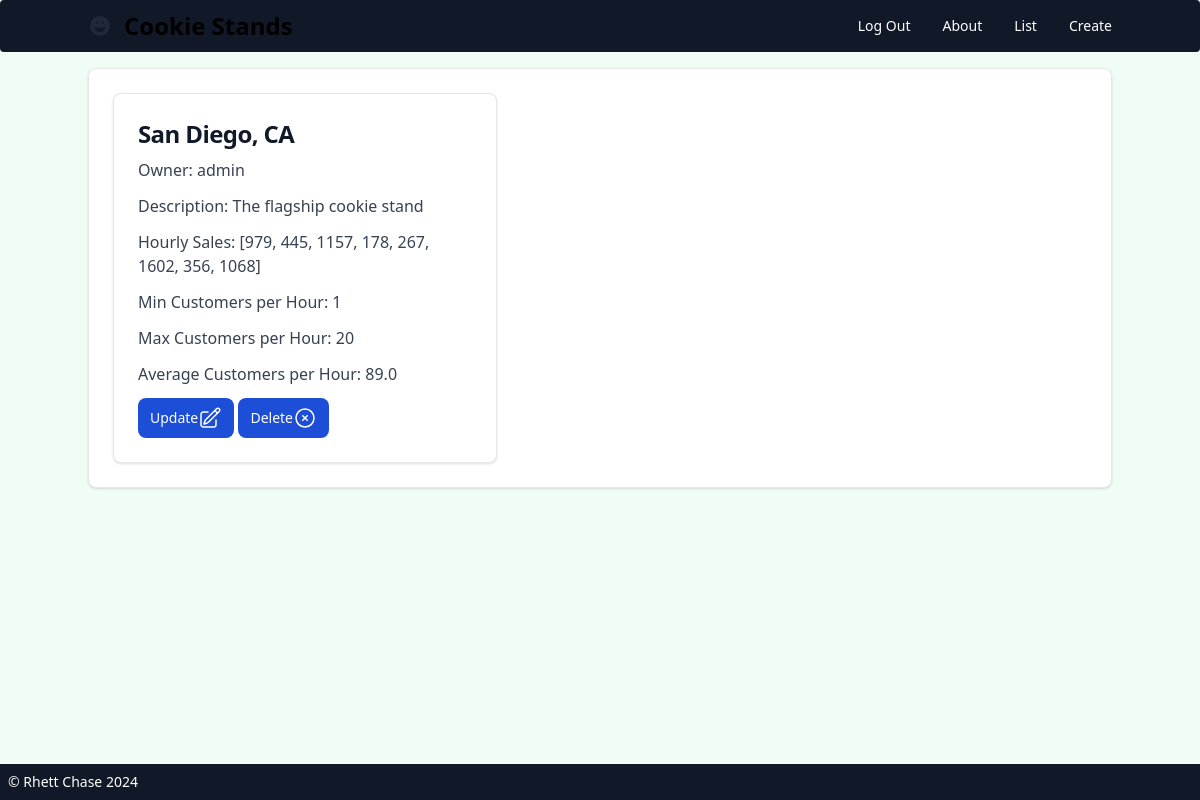
The app's page /cookie_stands/2/ (signed in) with its own data.
### cookie_stands/models.py (models this page shows, shortened)
class CookieStand(models.Model):
    location = models.CharField(max_length=256)
    owner = models.ForeignKey(
        get_user_model(), on_delete=models.CASCADE, null=True, blank=True
    )
    description = models.TextField(blank=True)
    hourly_sales = models.JSONField(default=list, null=True)
    minimum_customers_per_hour = models.IntegerField(default=0)
    maximum_customers_per_hour = models.IntegerField(default=0)
    average_cookies_per_sale = models.FloatField(default=0)
    def calculate_hourly_sales(self):
        hourly_sales = []
        for _ in range(8):  # For 8 hours
            customers_this_hour = random.randint(self.minimum_customers_per_hour, self.maximum_customers_per_hour)
            sales_this_hour = customers_this_hour * self.average_cookies_per_sale
            hourly_sales.append(int(sales_this_hour))  # Append the sales, converted to an integer
        return hourly_sales

### accounts/models.py (models this page shows)
class CustomUser(AbstractUser):
    pass
    def __str__(self):
        return self.username

### cookie_stands/views_front.py (the view)
# urls.py: path("<int:pk>/", CookieStandDetail.as_view(), name="cookie_stand_detail"),
class CookieStandDetail(LoginRequiredMixin, DetailView):
    template_name = "cookie_stands/cookie_stand_detail.html"
    model = CookieStand
    context_object_name = "cookie_stand"

### templates/cookie_stands/cookie_stand_detail.html (shortened to what this page needs)
{% extends 'base.html' %}
{% block content %}
<div class="space-y-8 p-6 bg-white border border-gray-200 rounded-lg shadow dark:bg-gray-800 dark:border-gray-700">
  <section>
    <div class="max-w-sm p-6 bg-white border border-gray-200 rounded-lg shadow dark:bg-gray-800 dark:border-gray-700">
      <a href="#">
        <h5 class="mb-2 text-2xl font-bold tracking-tight text-gray-900 dark:text-white">{{ cookie_stand.location }}</h5>
      </a>
      <p class="mb-3 font-normal text-gray-700 dark:text-gray-400">Owner: {{ cookie_stand.owner }}</p>
      <p class="mb-3 font-normal text-gray-700 dark:text-gray-400">Description: {{ cookie_stand.description }}</p>
      <p class="mb-3 font-normal text-gray-700 dark:text-gray-400">Hourly Sales: {{ cookie_stand.calculate_hourly_sales }}</p>
      <p class="mb-3 font-normal text-gray-700 dark:text-gray-400">Min Customers per Hour: {{ cookie_stand.minimum_customers_per_hour }}</p>
      <p class="mb-3 font-normal text-gray-700 dark:text-gray-400">Max Customers per Hour: {{ cookie_stand.maximum_customers_per_hour }}</p>
      <p class="mb-3 font-normal text-gray-700 dark:text-gray-400">Average Customers per Hour: {{ cookie_stand.average_cookies_per_sale }}</p>
      <a href="{% url 'cookie_stand_update' cookie_stand.pk %}" class="inline-flex items-center px-3 py-2 text-sm font-medium text-center text-white bg-blue-700 rounded-lg hover:bg-blue-800 focus:ring-4 focus:outline-none focus:ring-blue-300 dark:bg-blue-600 dark:hover:bg-blue-700 dark:focus:ring-blue-800">
        Update
      </a>
      <a href="{% url 'cookie_stand_delete' cookie_stand.pk %}" class="inline-flex items-center px-3 py-2 text-sm font-medium text-center text-white bg-blue-700 rounded-lg hover:bg-blue-800 focus:ring-4 focus:outline-none focus:ring-blue-300 dark:bg-blue-600 dark:hover:bg-blue-700 dark:focus:ring-blue-800">
        Delete
        <svg xmlns="http://www.w3.org/2000/svg" fill="none" viewBox="0 0 24 24" stroke-width="1.5" stroke="currentColor" class="w-6 h-6">
          <path stroke-linecap="round" stroke-linejoin="round" d="m9.75 9.75 4.5 4.5m0-4.5-4.5 4.5M21 12a9 9 0 1 1-18 0 9 9 0 0 1 18 0Z" />
        </svg>
      </a>
    </div>
  </section>
{% endblock content %}

### records on screen
CookieStand: location "San Diego, CA", owner "admin", description "The flagship cookie stand", calculate_hourly_sales "[979, 445, 1157, 178, 267, 1602, 356, 1068]", minimum_customers_per_hour "1", maximum_customers_per_hour "20", average_cookies_per_sale "89.0"
